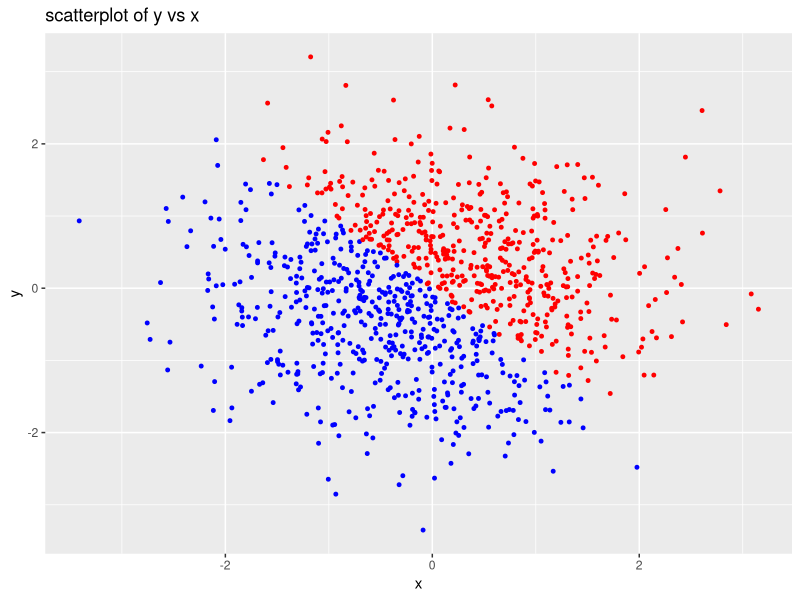
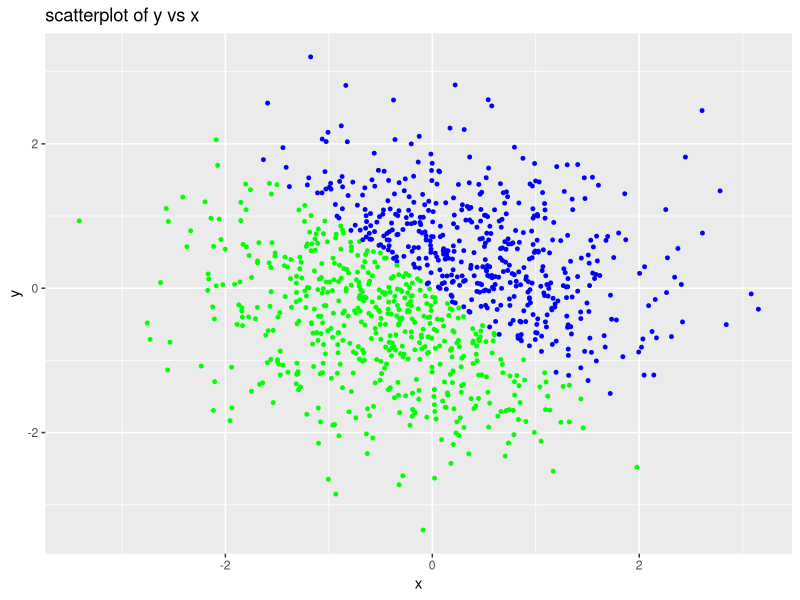
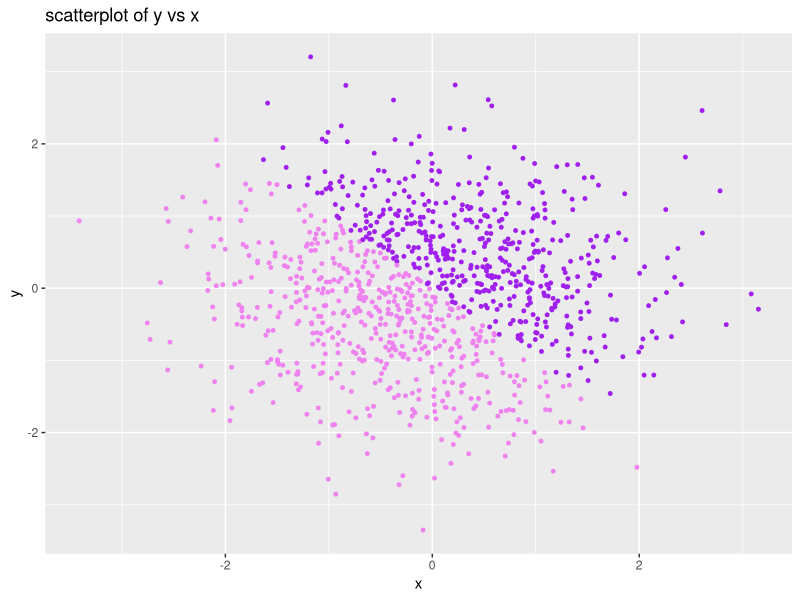
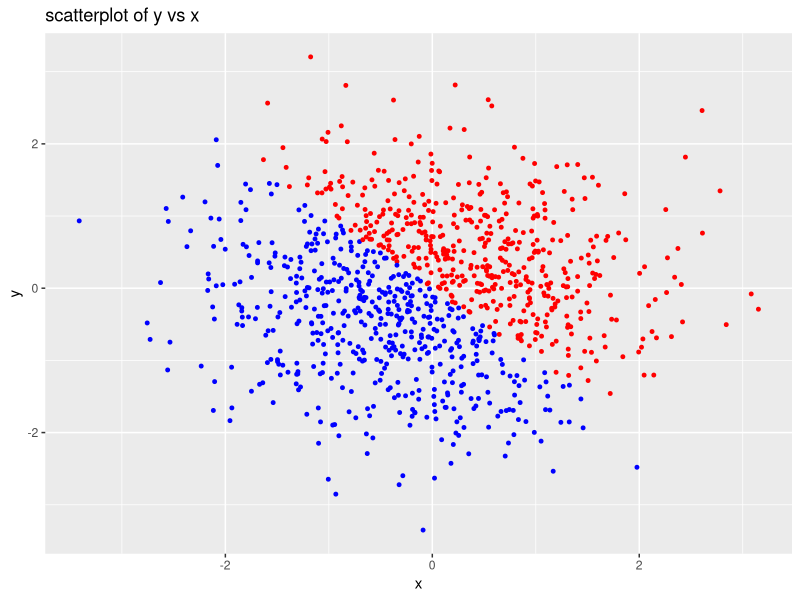

These charts were generated, in order, by the following R code:
## ---- chunk 1

library(tidyverse)
dt_frame = tibble(
  random_sample = runif(10, min = 0, max = 5) ,
  logical_vector = random_sample > 2 ,
  ch_vector = c("a", "b", "c", "d", "e", "f", "g", "h", "i", "j") ,
  factor_vector = as.factor(ch_vector) 
)
dt_frame = as.data.frame(dt_frame)

# view top lines of dt_frame
head(dt_frame)

## ---- chunk 2
#change character to numeric
chr_to_num = as.numeric(dt_frame$ch_vector) 
#change character to factor
chr_to_factor = as.factor(dt_frame$ch_vector) 
#change factor to character
factor_to_chr = as.character(dt_frame$factor_vector) 
#change factor to numeric
factor_to_num = as.numeric(dt_frame$factor_vector) 
#change logical to numeric
logic_to_num = as.numeric(dt_frame$logical_vector) 

## ---- chunk 3
  
dt_frame2 = tibble(
  x = rnorm(1000, mean = 0, sd = 1) , 
  y = rnorm(1000, mean = 0, sd = 1) ,
  vc_logic = x + y > 0 ,
  vc_num = as.numeric(vc_logic) ,
  vc_factor = as.factor(vc_logic)
)
dt_frame2 = as.data.frame(dt_frame2)

head(dt_frame2)

## ---- chunk 4
#Create scarrerplot of y vs x and the point colored by logical variable
ggplot(dt_frame2, mapping = aes(x, y))+
  geom_point(data = dt_frame2, aes(x, y), 
             col = ifelse(dt_frame2$vc_logic, "red", "blue"), size =1 ) +
  labs(title = "scatterplot of y vs x ")
ggsave("scatterplot_of_x_vs_y_colored_logic.pdf")

#Create scarrerplot of y vs x and the point colored by numberic variable
ggplot(dt_frame2, mapping = aes(x, y))+
  geom_point(
  data = dt_frame2, aes(x, y), 
  col = ifelse(dt_frame2$vc_num, "blue", "green"), size =1 ) +
  labs(title = "scatterplot of y vs x ")

#Create scarrerplot of y vs x and the point colored by factor variable
ggplot(dt_frame2, mapping = aes(x, y))+
  geom_point(data = dt_frame2, aes(x, y),
             col = ifelse(dt_frame2$vc_factor == "TRUE", "purple", "violet"), size =1 ) +
  labs(title = "scatterplot of y vs x ")

